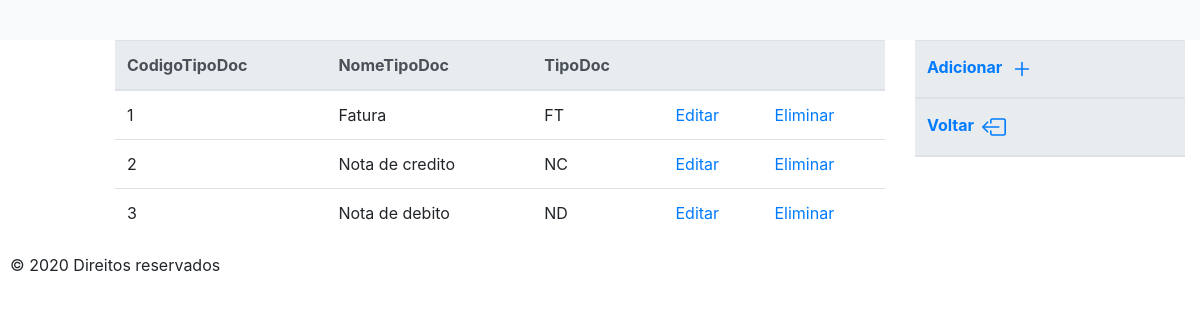
/showTiposDoc.php, run on the app's committed database.
### tables this page shows
CREATE TABLE `tiposdoc` (
  `codTiposDoc` int NOT NULL AUTO_INCREMENT,
  `nomeTiposDoc` varchar(30) NOT NULL,
  `tipoDoc` varchar(10) NOT NULL,
  PRIMARY KEY (`codTiposDoc`),
  UNIQUE KEY `tipoDoc` (`tipoDoc`)
);

### showTiposDoc.php (the view, shortened to what this page needs)
<?php
$currentPage="TiposDoc";
include_once './common/cabecalho.php';
try
{
    $database = new Connection();
    $db = $database->openConnection();
    $sql = "SELECT * FROM tiposdoc " ;?>
<main role="main" id="main" class="col-lg-12">
      <div class="row" id="linha">
            <div class='col-lg-1' id='paraRemover'> </div>
            <div class="col-lg-8" >
                <table class="table table-hover">
                    <thead class="thead-light">
                        <tr>
                            <th>CodigoTipoDoc</th>
                            <th>NomeTipoDoc</th>
                            <th>TipoDoc</th>
                            <th></th>
                            <th></th>
                        </tr>
                    </thead>
                    <?php
                        foreach ($db->query($sql) as $row) {
                    ?>
                    <tr>
                        <td><?php echo $row['codTiposDoc'] ?></td>
                        <td><?php echo $row['nomeTiposDoc'] ?></td>
                        <td><?php echo $row['tipoDoc'] ?></td>
                        <td>
                            <a href="#" onclick="openModal(<?php echo $row['codTiposDoc'];?>,'<?php echo $currentPage?>', 'Editar')" data-target="#loadModal" data-toggle="modal" >Editar</a>
                        </td>
                        <td>
                            <a href="#" onclick="openModal(<?php echo $row['codTiposDoc'];?>,'<?php echo $currentPage?>', 'Eliminar')" data-target="#loadModal" data-toggle="modal" >Eliminar</a>
                        </td>
                    </tr>
                    <?php
                    }
                    ?>
                </table>
            </div>
    <?php
    }
    catch (PDOException $e)
        {
            echo "There is some problem in connection: " . $e->getMessage();
        }
    ?>
    <div class="col-lg-3"  >
        <table class="table table-hover">
            <thead class="thead-light">
                <tr>
                    <th> <a href="#" onclick="openModal(0,'<?php echo $currentPage?>', 'Adicionar')" data-target="#loadModal" data-toggle="modal" >Adicionar
                        </a>
                    </th>
                </tr>
                <tr>
                    <th><a href="./home.php">Voltar
                        </a>
                    </th>
                </tr>
            </thead>
        </table>
    </div>
    </div>
</main>
<?php include_once './common/rodape.php'; ?>
</body>
</html>

### data on the page
tiposdoc: codTiposDoc "1", nomeTiposDoc "Fatura", tipoDoc "FT"
tiposdoc: codTiposDoc "2", nomeTiposDoc "Nota de credito", tipoDoc "NC"
tiposdoc: codTiposDoc "3", nomeTiposDoc "Nota de debito", tipoDoc "ND"
